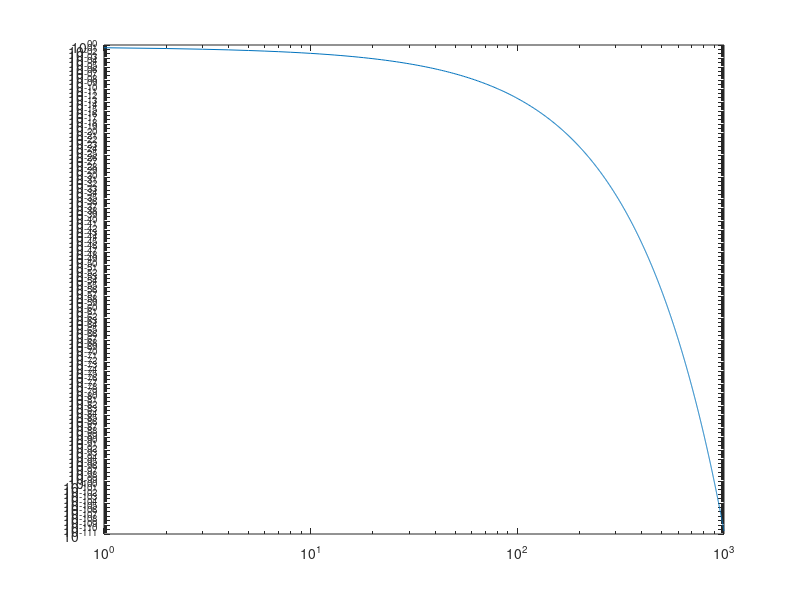

MATLAB code to generate this figure:
close all
clear all
SNR = 1:1:1000;
sigma = 1;
x = sqrt(SNR/2);
P = normcdf(x,sqrt(2*SNR),sigma);
figure('NumberTitle','off','Name','rate in SNR error')
loglog(SNR,P)